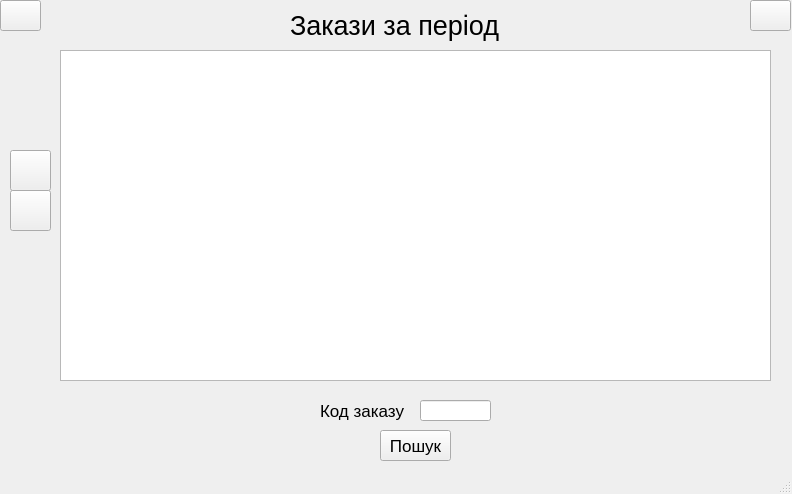
<?xml version="1.0" encoding="UTF-8"?>
<ui version="4.0">
 <class>MainWindow</class>
 <widget class="QMainWindow" name="MainWindow">
  <property name="geometry">
   <rect>
    <x>0</x>
    <y>0</y>
    <width>792</width>
    <height>494</height>
   </rect>
  </property>
  <property name="windowTitle">
   <string>MainWindow</string>
  </property>
  <widget class="QWidget" name="centralwidget">
   <widget class="QPushButton" name="up_button">
    <property name="geometry">
     <rect>
      <x>10</x>
      <y>150</y>
      <width>41</width>
      <height>41</height>
     </rect>
    </property>
    <property name="font">
     <font>
      <pointsize>13</pointsize>
     </font>
    </property>
    <property name="text">
     <string/>
    </property>
    <property name="icon">
     <iconset resource="../resources.qrc">
      <normaloff>:/newPrefix/assets/up_arrow.png</normaloff>:/newPrefix/assets/up_arrow.png</iconset>
    </property>
    <property name="iconSize">
     <size>
      <width>30</width>
      <height>30</height>
     </size>
    </property>
   </widget>
   <widget class="QPushButton" name="exit_button">
    <property name="geometry">
     <rect>
      <x>750</x>
      <y>0</y>
      <width>41</width>
      <height>31</height>
     </rect>
    </property>
    <property name="font">
     <font>
      <pointsize>2</pointsize>
     </font>
    </property>
    <property name="text">
     <string/>
    </property>
    <property name="icon">
     <iconset resource="../resources.qrc">
      <normaloff>:/newPrefix/assets/exit.png</normaloff>:/newPrefix/assets/exit.png</iconset>
    </property>
    <property name="iconSize">
     <size>
      <width>25</width>
      <height>25</height>
     </size>
    </property>
   </widget>
   <widget class="QPushButton" name="back_button">
    <property name="geometry">
     <rect>
      <x>0</x>
      <y>0</y>
      <width>41</width>
      <height>31</height>
     </rect>
    </property>
    <property name="font">
     <font>
      <pointsize>2</pointsize>
     </font>
    </property>
    <property name="text">
     <string/>
    </property>
    <property name="icon">
     <iconset resource="../resources.qrc">
      <normaloff>:/newPrefix/assets/arrow.png</normaloff>:/newPrefix/assets/arrow.png</iconset>
    </property>
    <property name="iconSize">
     <size>
      <width>25</width>
      <height>25</height>
     </size>
    </property>
   </widget>
   <widget class="QLabel" name="label">
    <property name="geometry">
     <rect>
      <x>290</x>
      <y>10</y>
      <width>221</width>
      <height>31</height>
     </rect>
    </property>
    <property name="font">
     <font>
      <pointsize>20</pointsize>
     </font>
    </property>
    <property name="text">
     <string>Закази за період</string>
    </property>
   </widget>
   <widget class="QPushButton" name="down_button">
    <property name="geometry">
     <rect>
      <x>10</x>
      <y>190</y>
      <width>41</width>
      <height>41</height>
     </rect>
    </property>
    <property name="text">
     <string/>
    </property>
    <property name="icon">
     <iconset resource="../resources.qrc">
      <normaloff>:/newPrefix/assets/down_arrow.png</normaloff>:/newPrefix/assets/down_arrow.png</iconset>
    </property>
    <property name="iconSize">
     <size>
      <width>30</width>
      <height>30</height>
     </size>
    </property>
   </widget>
   <widget class="QLineEdit" name="find_field">
    <property name="geometry">
     <rect>
      <x>420</x>
      <y>400</y>
      <width>71</width>
      <height>21</height>
     </rect>
    </property>
    <property name="font">
     <font>
      <pointsize>10</pointsize>
     </font>
    </property>
    <property name="text">
     <string/>
    </property>
   </widget>
   <widget class="QLabel" name="label_2">
    <property name="geometry">
     <rect>
      <x>320</x>
      <y>400</y>
      <width>111</width>
      <height>21</height>
     </rect>
    </property>
    <property name="font">
     <font>
      <pointsize>13</pointsize>
     </font>
    </property>
    <property name="text">
     <string>Код заказу</string>
    </property>
   </widget>
   <widget class="QTableWidget" name="tableWidget">
    <property name="geometry">
     <rect>
      <x>60</x>
      <y>50</y>
      <width>711</width>
      <height>331</height>
     </rect>
    </property>
    <property name="font">
     <font>
      <pointsize>9</pointsize>
     </font>
    </property>
    <property name="columnCount">
     <number>0</number>
    </property>
    <attribute name="verticalHeaderVisible">
     <bool>false</bool>
    </attribute>
   </widget>
   <widget class="QPushButton" name="find_button">
    <property name="geometry">
     <rect>
      <x>380</x>
      <y>430</y>
      <width>71</width>
      <height>31</height>
     </rect>
    </property>
    <property name="font">
     <font>
      <pointsize>13</pointsize>
     </font>
    </property>
    <property name="text">
     <string>Пошук</string>
    </property>
   </widget>
  </widget>
  <widget class="QStatusBar" name="statusbar"/>
 </widget>
 <resources>
  <include location="../resources.qrc"/>
 </resources>
 <connections/>
</ui>
